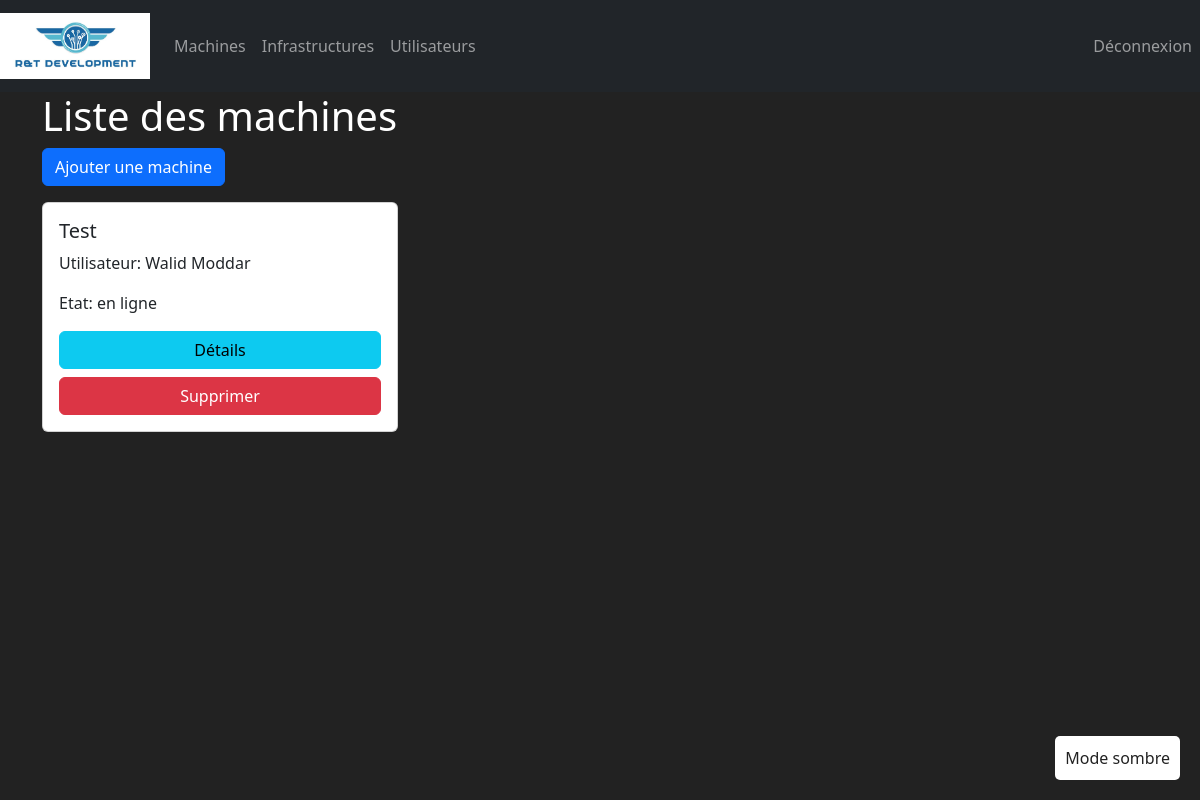
Before: /machines/ (signed in) with the older database file.
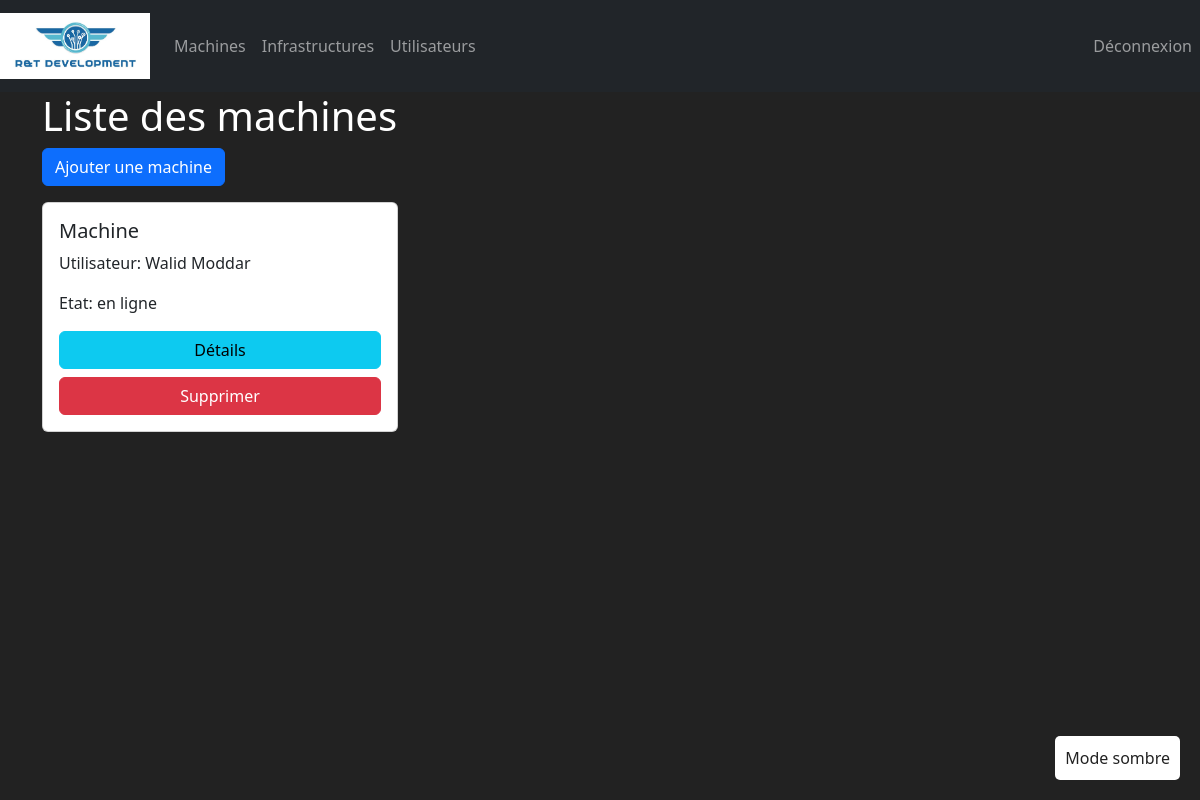
After: the same page with the newer database file.
### ManagementApp/models.py (models this page shows, shortened)
class Machine(models.Model):
    TYPE= (
        ('PC', ('PC - Run Windows')),
        ('MAC', ('MAC - Run MacOS')),
        ('Serveur' , ('Serveur - Simple Server to deploy virtual machines')),
        ('Switch' , ('Switch - To maintains and connect servers')),
    )
    ETAT_CHOICES = (
        ('en ligne', ('en ligne')),
        ('hors ligne', ('hors ligne')),
    )
    id = models.AutoField(
        primary_key=True,
        editable=False
    )
    user = models.OneToOneField(Utilisateur, on_delete=models.CASCADE, null=True, blank=True,limit_choices_to={'role': 'employe'})
    nom = models.CharField(max_length=20)
    maintenanceDate = models.DateField(default= datetime.now)
    mach = models.CharField(max_length=32, choices=TYPE, default='PC')
    ip = models.GenericIPAddressField(default='0.0.0.0')
    etat = models.CharField(max_length=20, choices=ETAT_CHOICES, default='en ligne')

class Utilisateur(models.Model):
    ROLE_CHOICES = (
        ('employe', 'Employé'),
        ('responsable', 'Responsable'),
    )
    id = models.AutoField(
        primary_key=True,
        editable=False
    )
    nom = models.CharField(max_length=100)
    prenom = models.CharField(max_length=100)
    email = models.EmailField(unique=True)
    role = models.CharField(max_length=20, choices=ROLE_CHOICES)
    def __str__(self):
        return f"{self.prenom} {self.nom}"

### ManagementApp/views.py (the view)
# urls.py: path('machines/', views.machine_list, name='machine_list'),
@login_required
def machine_list(request):
    machines = Machine.objects.all()
    context = {'machines': machines}
    return render(request, 'machine/machine_list.html', context)

### ManagementApp/templates/machine/machine_list.html
{% extends 'index.html' %}
{% block content %}
<div class="container">
  <h1>Liste des machines</h1>
  <a href="{% url 'machine_add' %}" class="btn btn-primary mb-3">Ajouter une machine</a>
  <div class="row">
    {% for machine in machines %}
    <div class="col-md-4">
      <div class="card mb-4">
        <div class="card-body">
          <h5 class="card-title">{{ machine.nom }}</h5>
          <p class="card-text">Utilisateur: {{ machine.user }}</p>
          <p class="card-text">Etat: {{ machine.etat }}</p>
          <div class="d-grid gap-2">
            <a href="{% url 'machine_detail' machine.id %}" class="btn btn-info">Détails</a>
            <a href="{% url 'machine_delete' machine.id %}" class="btn btn-danger">Supprimer</a>
          </div>
        </div>
      </div>
    </div>
    {% endfor %}
  </div>
</div>
{% endblock %}

Changed rows visible on the page:
changed Machine "en ligne": nom "Test" → "Machine"
